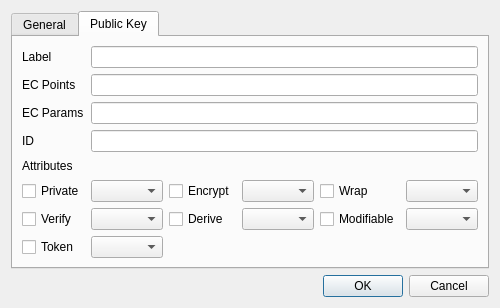
<?xml version="1.0" encoding="UTF-8"?>
<ui version="4.0">
 <class>GenECPubKeyDlg</class>
 <widget class="QDialog" name="GenECPubKeyDlg">
  <property name="geometry">
   <rect>
    <x>0</x>
    <y>0</y>
    <width>400</width>
    <height>300</height>
   </rect>
  </property>
  <property name="windowTitle">
   <string>Dialog</string>
  </property>
  <layout class="QVBoxLayout" name="verticalLayout">
   <item>
    <widget class="QTabWidget" name="tabWidget">
     <property name="currentIndex">
      <number>1</number>
     </property>
     <widget class="QWidget" name="tab">
      <attribute name="title">
       <string>General</string>
      </attribute>
      <layout class="QGridLayout" name="gridLayout">
       <item row="4" column="0">
        <spacer name="verticalSpacer">
         <property name="orientation">
          <enum>Qt::Vertical</enum>
         </property>
         <property name="sizeHint" stdset="0">
          <size>
           <width>20</width>
           <height>40</height>
          </size>
         </property>
        </spacer>
       </item>
       <item row="3" column="2">
        <widget class="QLabel" name="label_9">
         <property name="text">
          <string>Session Handle</string>
         </property>
        </widget>
       </item>
       <item row="3" column="1">
        <widget class="QLineEdit" name="lineEdit"/>
       </item>
       <item row="3" column="4">
        <widget class="QLabel" name="label_10">
         <property name="text">
          <string>Login</string>
         </property>
        </widget>
       </item>
       <item row="3" column="0">
        <widget class="QLabel" name="label_3">
         <property name="text">
          <string>Slot ID</string>
         </property>
        </widget>
       </item>
       <item row="3" column="3">
        <widget class="QLineEdit" name="lineEdit_2"/>
       </item>
       <item row="3" column="5">
        <widget class="QLineEdit" name="lineEdit_3"/>
       </item>
       <item row="1" column="0" colspan="6">
        <widget class="QComboBox" name="comboBox"/>
       </item>
       <item row="0" column="0" colspan="2">
        <widget class="QLabel" name="label">
         <property name="text">
          <string>Slot list</string>
         </property>
        </widget>
       </item>
       <item row="2" column="0" colspan="2">
        <widget class="QLabel" name="label_2">
         <property name="text">
          <string>Slot status</string>
         </property>
        </widget>
       </item>
      </layout>
     </widget>
     <widget class="QWidget" name="tab_2">
      <attribute name="title">
       <string>Public Key</string>
      </attribute>
      <layout class="QGridLayout" name="gridLayout_2">
       <item row="7" column="0">
        <widget class="QCheckBox" name="checkBox_3">
         <property name="text">
          <string>Token</string>
         </property>
        </widget>
       </item>
       <item row="3" column="0">
        <widget class="QLabel" name="label_7">
         <property name="text">
          <string>ID</string>
         </property>
        </widget>
       </item>
       <item row="4" column="0">
        <widget class="QLabel" name="label_8">
         <property name="text">
          <string>Attributes</string>
         </property>
        </widget>
       </item>
       <item row="5" column="3">
        <widget class="QComboBox" name="comboBox_3"/>
       </item>
       <item row="5" column="2">
        <widget class="QCheckBox" name="checkBox_4">
         <property name="text">
          <string>Encrypt</string>
         </property>
        </widget>
       </item>
       <item row="6" column="0">
        <widget class="QCheckBox" name="checkBox_2">
         <property name="text">
          <string>Verify</string>
         </property>
        </widget>
       </item>
       <item row="5" column="0">
        <widget class="QCheckBox" name="checkBox">
         <property name="text">
          <string>Private</string>
         </property>
        </widget>
       </item>
       <item row="2" column="0">
        <widget class="QLabel" name="label_6">
         <property name="text">
          <string>EC Params</string>
         </property>
        </widget>
       </item>
       <item row="0" column="0">
        <widget class="QLabel" name="label_4">
         <property name="text">
          <string>Label</string>
         </property>
        </widget>
       </item>
       <item row="5" column="1">
        <widget class="QComboBox" name="comboBox_2"/>
       </item>
       <item row="1" column="0">
        <widget class="QLabel" name="label_5">
         <property name="text">
          <string>EC Points</string>
         </property>
        </widget>
       </item>
       <item row="5" column="4">
        <widget class="QCheckBox" name="checkBox_5">
         <property name="text">
          <string>Wrap</string>
         </property>
        </widget>
       </item>
       <item row="5" column="5">
        <widget class="QComboBox" name="comboBox_4"/>
       </item>
       <item row="6" column="1">
        <widget class="QComboBox" name="comboBox_5"/>
       </item>
       <item row="7" column="1">
        <widget class="QComboBox" name="comboBox_6"/>
       </item>
       <item row="6" column="3">
        <widget class="QComboBox" name="comboBox_7"/>
       </item>
       <item row="6" column="5">
        <widget class="QComboBox" name="comboBox_8"/>
       </item>
       <item row="6" column="2">
        <widget class="QCheckBox" name="checkBox_6">
         <property name="text">
          <string>Derive</string>
         </property>
        </widget>
       </item>
       <item row="6" column="4">
        <widget class="QCheckBox" name="checkBox_7">
         <property name="text">
          <string>Modifiable</string>
         </property>
        </widget>
       </item>
       <item row="0" column="1" colspan="5">
        <widget class="QLineEdit" name="lineEdit_4"/>
       </item>
       <item row="1" column="1" colspan="5">
        <widget class="QLineEdit" name="lineEdit_5"/>
       </item>
       <item row="2" column="1" colspan="5">
        <widget class="QLineEdit" name="lineEdit_6"/>
       </item>
       <item row="3" column="1" colspan="5">
        <widget class="QLineEdit" name="lineEdit_7"/>
       </item>
      </layout>
     </widget>
    </widget>
   </item>
   <item>
    <widget class="QDialogButtonBox" name="buttonBox">
     <property name="orientation">
      <enum>Qt::Horizontal</enum>
     </property>
     <property name="standardButtons">
      <set>QDialogButtonBox::Cancel|QDialogButtonBox::Ok</set>
     </property>
    </widget>
   </item>
  </layout>
 </widget>
 <resources/>
 <connections>
  <connection>
   <sender>buttonBox</sender>
   <signal>accepted()</signal>
   <receiver>GenECPubKeyDlg</receiver>
   <slot>accept()</slot>
   <hints>
    <hint type="sourcelabel">
     <x>248</x>
     <y>254</y>
    </hint>
    <hint type="destinationlabel">
     <x>157</x>
     <y>274</y>
    </hint>
   </hints>
  </connection>
  <connection>
   <sender>buttonBox</sender>
   <signal>rejected()</signal>
   <receiver>GenECPubKeyDlg</receiver>
   <slot>reject()</slot>
   <hints>
    <hint type="sourcelabel">
     <x>316</x>
     <y>260</y>
    </hint>
    <hint type="destinationlabel">
     <x>286</x>
     <y>274</y>
    </hint>
   </hints>
  </connection>
 </connections>
</ui>
